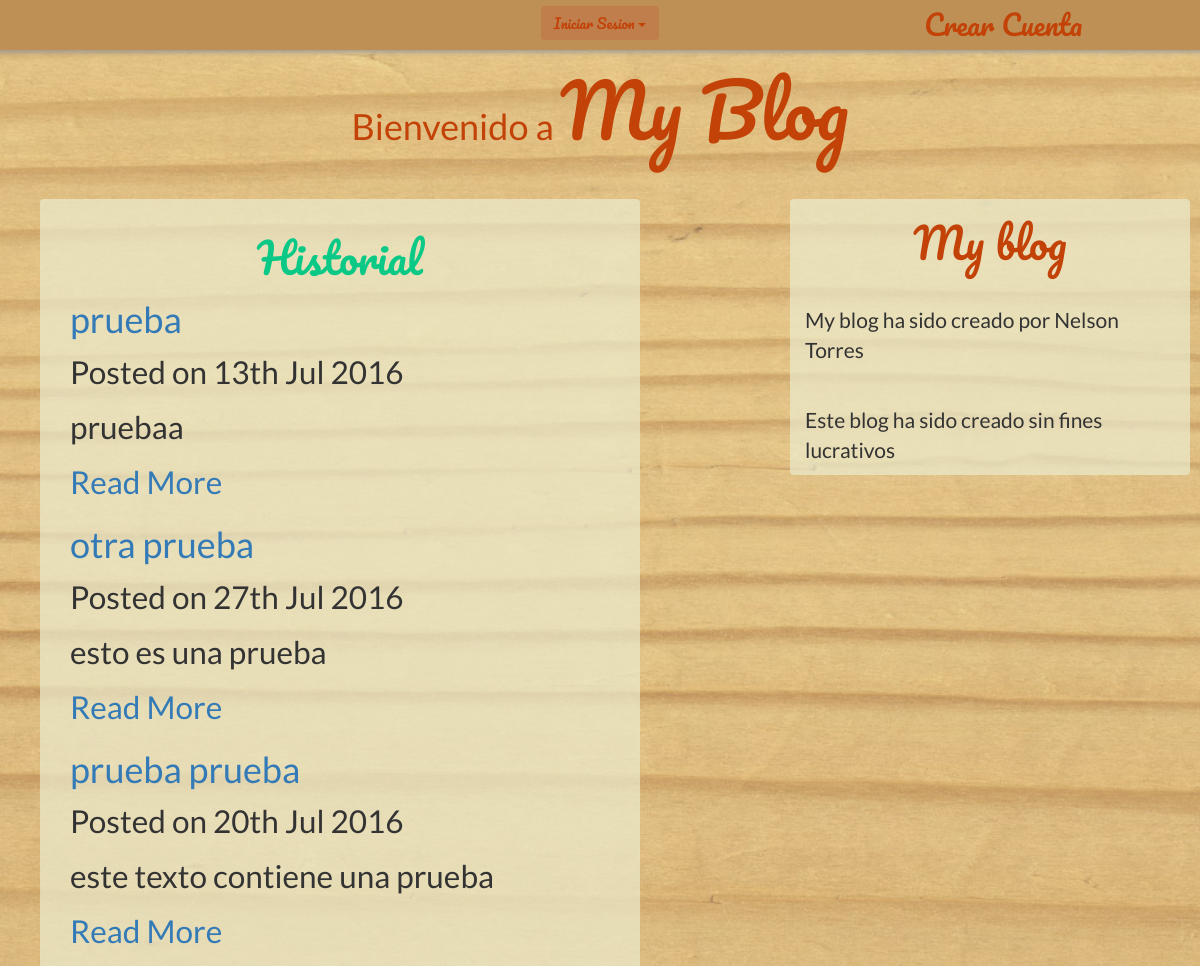
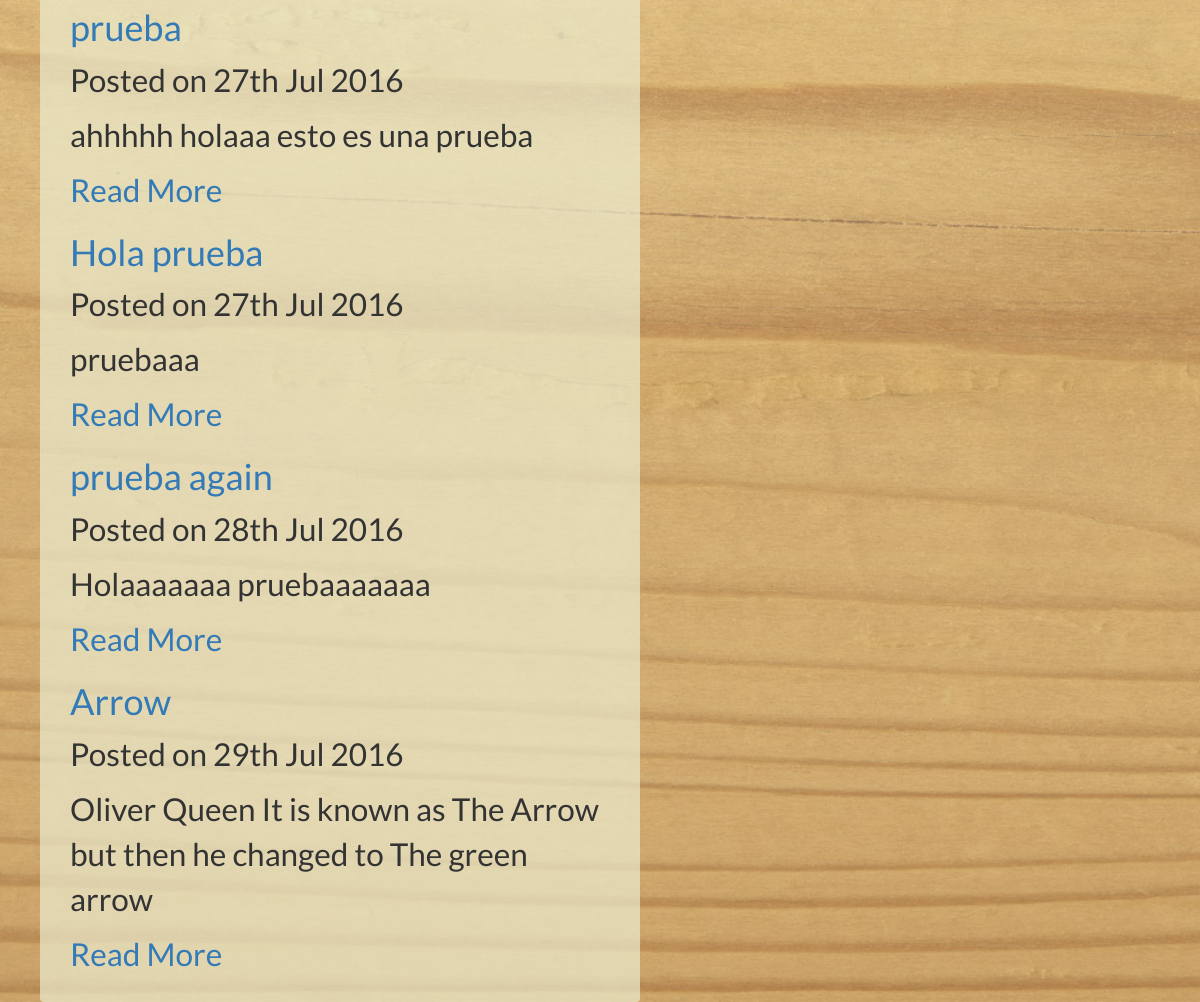
The page / on the database its author committed (2 pictures, top to bottom).
### tables this page shows
CREATE TABLE `comentario` (
  `id_comentario` int(11) NOT NULL,
  `titulo` varchar(50) NOT NULL,
  `texto` text NOT NULL,
  `fecha` date NOT NULL,
  `id_persona` int(11) NOT NULL
);

### index.php (the view, shortened to what this page needs)
<?php include("module/conexion.php");
		$connection = connectDatabase();
?>
<!DOCTYPE html>
<html lang="en">
<head>
	<link rel="stylesheet" href="css/main.css">
	<link rel="stylesheet" href="https://maxcdn.bootstrapcdn.com/bootstrap/3.3.6/css/bootstrap.min.css">
</head>
<body>
	<nav class="row padding-largo nav-color text-center">
		<ul class="no-lista">
			<?php if(!(isset($_SESSION['user']))){ ?>
				<li class="col-md-4"><a href="" class="pacifico color"></a></li>
			<?php } else { ?>
			<li class="col-md-4"><a href="perfil.php" class="pacifico color">Mi Cuenta</a></li>
			<?php } ?>
			<div class="dropdown col-md-4 ">
			<button class="btn dropdown-toggle pacifico color boton" type="button" data-toggle="dropdown">Iniciar Sesion
  				<span class="caret"></span></button>
			</div>
			<li class="col-md-4"><a href="crear-usuario.php" class="pacifico color">Crear Cuenta</a></li>
		</ul>
	</nav>
	<div class="row  text-center">
		<h1 class="color">Bienvenido a <span class="pacifico">My Blog</span></h1>
	</div>
		<div class="col-md-6" id="div-principal">
			<h1 class="color2 pacifico text-center">Historial</h1>
			<?php
				$sqlQuery = "SELECT * FROM comentario";
				$result = $connection->query($sqlQuery);
				while ($row = $result->fetch_array(MYSQLI_ASSOC)) {
					echo '<div>';
						echo '<h1><a href="viewpost.php?id='.$row['id_comentario'].'">'.$row['titulo'].'</a></h1>';
						echo '<p>Posted on '.date('jS M Y ', strtotime($row['fecha'])).'</p>';
						echo '<p>'.$row['texto'].'</p>';
						echo '<p><a href="viewpost.php?id='.$row['id_comentario'].'">Read More</a></p>';
					echo '</div>';
				}
			 ?>
		</div>
		<div class="col-md-4" id="div-secundario">
			<h1 class="color pacifico text-center">My blog</h1> <br>
			<p>My blog ha sido creado por Nelson Torres</p> <br>
			<p>Este blog ha sido creado sin fines lucrativos</p>
		</div>
</body>
</html>

### css/main.css (style rules this page uses)
body { background: url(../imagenes/fondo2.jpg) no-repeat fixed center center; background-size: cover; font-family: sans-serif; }
.padding-largo { padding: 5px 10px; }
.nav-color { background-color: #BF9056; box-shadow: 2px 2px 5px #999; }
.no-lista { margin: 0px; padding: 0px; }
.no-lista li { list-style-type: none; font-family: 'Nunito'; }
div { font-family: 'Lato'; font-size: 1.5em; }
.pacifico { font-family: 'Pacifico'; font-size: 2em; }
.color { color: #C34208; }
.color2 { color: #0AC986; }
.boton { background-color: #BF7E4C; }
#div-principal { background:rgba(235,235,205,0.7); padding: 15px 30px; height: 100%; margin-top: 40px; margin-left: 40px; border-radius:4px; }
#div-secundario { background:rgba(235,235,205,0.7); height: 100%; margin-left: 150px; margin-top: 40px; border-radius:4px; }

### rows shown on the page
comentario: titulo "prueba", fecha "13th Jul 2016", texto "pruebaa"
comentario: titulo "otra prueba", fecha "27th Jul 2016", texto "esto es una prueba"
comentario: titulo "prueba prueba", fecha "20th Jul 2016", texto "este texto contiene una prueba"
comentario: titulo "prueba", fecha "27th Jul 2016", texto "ahhhhh holaaa esto es una prueba"
comentario: titulo "Hola prueba", fecha "27th Jul 2016", texto "pruebaaa"
comentario: titulo "prueba again", fecha "28th Jul 2016", texto "Holaaaaaaa pruebaaaaaaa"
comentario: titulo "Arrow", fecha "29th Jul 2016", texto "Oliver Queen It is known as The Arrow but then he changed to The green arrow"
